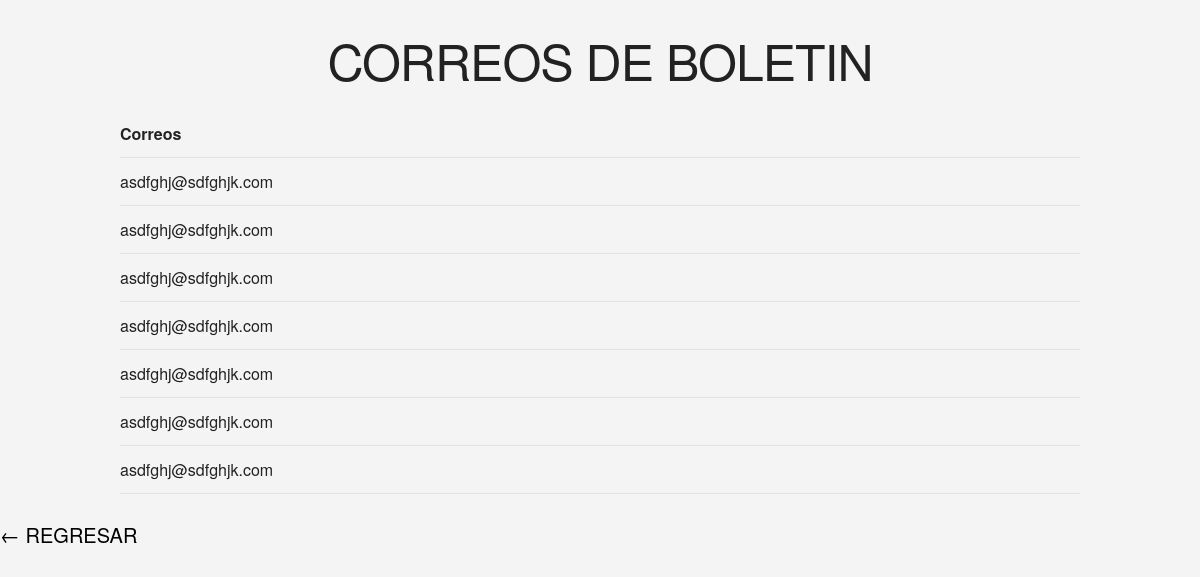
The app's page /nqzva/boletin.php, older data.
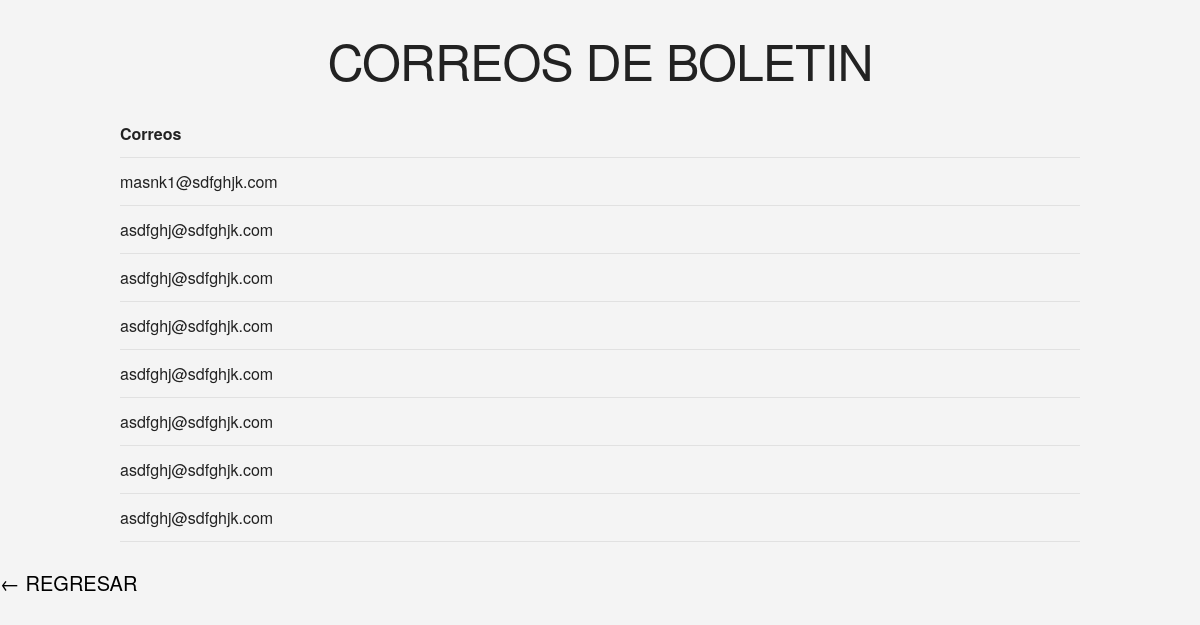
The same page, newer data.
### tables this page shows
CREATE TABLE `boletin` (
  `boletin_id` int(11) NOT NULL,
  `boletin_correo` varchar(255) NOT NULL
);

### nqzva/boletin.php (the view, shortened to what this page needs)
<?php
include_once('../includes/connection.php');
?>
<html lang="es">
<head>
    <link rel="stylesheet" href="../assets/normalize.css">
    <link rel="stylesheet" href="../assets/skeleton.css">
    <link rel="stylesheet" href="../assets/style.css">
</head>
<body style="background-color: #f4f4f4; padding-bottom: 50px;">
<div class="container">
<div class="row centrar" style="margin-top: 30px;">
<h1>CORREOS DE BOLETIN</h1>
</div>
</div>
<div class="container">
<div class="row">
<?php
$query = $pdo->query("SELECT * FROM boletin ORDER BY boletin_id DESC");
?>
<form action="../includes/eliminarboletin.php" method="post">
<table class="u-full-width">
    <thead>
        <tr>
            <th>Correos</th>
        </tr>
    </thead>
    <tbody>
            <?php foreach($query as $boletin){ ?>
        <tr>
            <td><?php echo $boletin["boletin_correo"]; ?></td>
        </tr>
            <?php } ?>
    </tbody>
</table>
</form>
</div>
</div>
<a href="index.php" style="color: #000; font-size: 20px;">&larr; REGRESAR</a>
</body>
</html>

Row changes from the older to the newer data that the page shows:
added boletin: boletin_correo "masnk1@sdfghjk.com"
